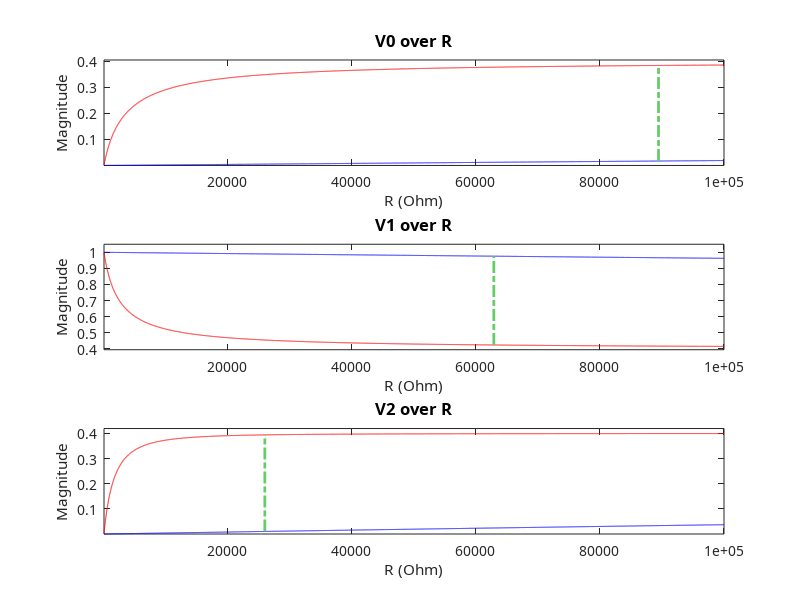
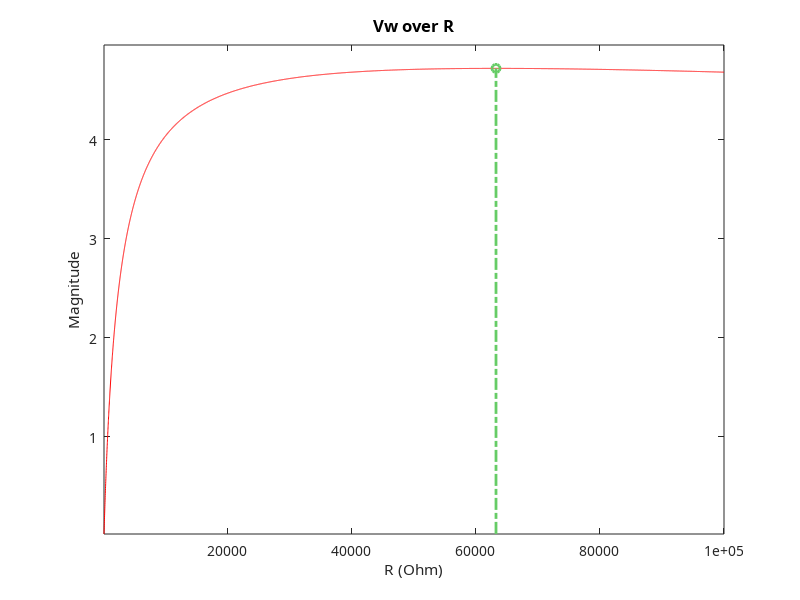

Here is the MATLAB script that generated these plots, in order:
%% Analysis of the circuit of the pressure sensor
%  Author: Julien Biral, Master's Thesis at CNMAT, UC Berkeley
%  Date: 05-11-2014
%  
%  ========================================================================
%  DESCRIPTION:
%  

%% DC Analysis of the sensor circuit
%  This analysis is done to maximize the dynamic of the circuit. In DC, the
%  capacitor C can be replaced by an open-circuit. Maximizing dynamics is
%  thus achieved by choosing the adequate value of the resistor R.
%  Special trick: this analysis uses the star-delta transform to simplify
%  the circuit.

% Clear the workspace of unwated elements
close all;
clear all;
clc;

% =========================== %
% Initialization of variables %
% =========================== %

% Number of points to compute:
N = 10000;

% Power Voltage of the circuit:
% Set to 1 to normalize the value computed during the analysis.
Vd = 1;

% Boundaries of the variable resistor:
RvL = 8e3;
RvH = 5e6;

% Variable resistor array:
% Only the minimum and the maximum values are considered here as the aim is
% to maximize the dynamic of the circuit. Intermediate values are not
% useful for this purpose.
R1 = [RvL, RvH];
R2 = R1;
R3 = R1;
R4 = R1;

% Resistor sweep:
% The sweep is done to calculte the R value which gives the best dynamic
R = 1e5/N : 1e5/N : 1e5;

% Initialization of the voltages arrays:
V0 = zeros(length(R1), length(R));
V1 = zeros(length(R1), length(R));
V2 = zeros(length(R1), length(R));
V3 = zeros(length(R1), length(R));
V4 = zeros(length(R1), length(R));

% =============================== %
% Operating points of the circuit %
% =============================== %

for i = 1:length(R1)
    
    for j = 1:length(R)
        
        % Kennelly's Star-Delta Transformation:
        Rab = ( R2(i)*R3(i) + R(j)*(R2(i)+R3(i)) ) / R(j);
        Rbc = ( R2(i)*R3(i) + R(j)*(R2(i)+R3(i)) ) / R2(i);
        Rac = ( R2(i)*R3(i) + R(j)*(R2(i)+R3(i)) ) / R3(i);
        
        % Kennelly's Delta-Star Transformation:
        Rat = ( Rab * R(j) ) / ( Rab + 2*R(j) );
        Rbt = Rat;
        Rdt = ( R(j)^2 ) / ( Rab + 2*R(j) );
        
        % Bottom parralel resistors:
        Rp1 = ( Rat * (R(j) + R1(i) + Rac) + Rac * (R(j) + R1(i)) ) ...
            / (R(j) + R1(i) + Rac);
        Rp2 = ( Rbt * (R(j) + R4(i) + Rbc) + Rbc * (R(j) + R4(i)) ) ...
            / (R(j) + R4(i) + Rbc);
        
        % Equivalent resistor of the circuit:
        Rtot = ( Rdt * (Rp1 + Rp2) + Rp1*Rp2 ) / (Rp1 + Rp2);
        
        % Currents:
        Idt = Vd / Rtot;
        Ita = Rp2 / (Rp1 + Rp2) * Idt;
        Itb = Rp1 / (Rp1 + Rp2) * Idt;
        I1  = Rac / (R(j) + R1(i) + Rac) * Ita;
        I4  = Rbc / (R(j) + R4(i) + Rbc) * Itb;
        
        % Output voltages:
        V0(i,j) =  R(j) * I1;
        V1(i,j) = (R(j) + R1(i)) * I1;
        V3(i,j) = (R(j) + R4(i)) * I4;
        V4(i,j) =  R(j) * I4;
        V2(i,j) =  R(j) * (V1(i,j)*R3(i) + V3(i,j)*R2(i)) ...
            / (R2(i)*R3(i) + R(j)*R2(i) + R(j)*R3(i));
    end
    
end

% Initialization of the text output:
fprintf(strcat('Pressure Sensor - DC Analysis:\n', ...
    '==============================\n'));

% ======================== %
% Maximization of dynamics %
% ======================== %

% Plot of the output voltages and computation of maximum dynamics points:
set(0,'DefaultAxesFontName', 'Latin Modern')
set(0,'DefaultAxesFontSize', 10)
figure;

% Choose a ratio that zoom or dezoom the plots
ratio = .05;

% V0
subplot(3, 1, 1);
plot(R, V0(1,:), '-r');
hold on;
plot(R, V0(2,:), '-b');
[~, ind] = max( abs(V0(1,:) - V0(2,:)) );
line([R(ind), R(ind)], ...
    [min(V0(1,ind), V0(2,ind)), max(V0(1,ind), V0(2,ind))], ...
    'LineStyle', '-.', 'LineWidth', 2, 'Color', [0.4, 0.8, 0.4]);
hold off;

xlim([R(1), R(length(R))]);
ylim([(1-ratio)*min(min(V0(1,:)), min(V0(2,:))), ...
    (1+ratio)*max(max(V0(1,:)), max(V0(2,:)))]);

title('V0 over R', 'FontSize', 12, 'FontWeight', 'bold');
xlabel('R (Ohm)');
ylabel('Magnitude');

fprintf('V0 - Max dynamic for R = %i\n', R(ind));


% V1
subplot(3, 1, 2);
plot(R, V1(1,:), '-r');
hold on;
plot(R, V1(2,:), '-b');
[~, ind] = max( abs(V1(1,:) - V1(2,:)) );
line([R(ind), R(ind)], ...
    [min(V1(1,ind), V1(2,ind)), max(V1(1,ind), V1(2,ind))], ...
    'LineStyle', '-.', 'LineWidth', 2, 'Color', [0.4, 0.8, 0.4]);
hold off;

xlim([R(1), R(length(R))]);
ylim([(1-ratio)*min(min(V1(1,:)), min(V1(2,:))), ...
    (1+ratio)*max(max(V1(1,:)), max(V1(2,:)))]);

title('V1 over R', 'FontSize', 12, 'FontWeight', 'bold');
xlabel('R (Ohm)');
ylabel('Magnitude');

fprintf('V1 - Ma dynamic for R = %i\n', R(ind));


% V2
subplot(3, 1, 3);
plot(R, V2(1,:), '-r');
hold on;
plot(R, V2(2,:), '-b');
[~, ind] = max( abs(V2(1,:) - V2(2,:)) );
line([R(ind), R(ind)], ...
    [min(V2(1,ind), V2(2,ind)), max(V2(1,ind), V2(2,ind))], ...
    'LineStyle', '-.', 'LineWidth', 2, 'Color', [0.4, 0.8, 0.4]);
hold off;

xlim([R(1), R(length(R))]);
ylim([(1-ratio)*min(min(V2(1,:)), min(V2(2,:))), ...
    (1+ratio)*max(max(V2(1,:)), max(V2(2,:)))]);

title('V2 over R', 'FontSize', 12, 'FontWeight', 'bold');
xlabel('R (Ohm)');
ylabel('Magnitude');

fprintf('V2 - Max dynamic for R = %i\n', R(ind));
fprintf('------------------------------\n');

% Computes the best R value to have the max total dynamic in the circuit
% The '2*' factor in front of V0 and V1 is there to take into account the
% symmetry of V0 and V1 with V4 and V3 respectively.
% Normalization of each outputs:
V0norm = abs( (V0(1,:) - V0(2,:)) / (max(V0(1,:)) - min(V0(2,:))) );
V1norm = abs( (V1(1,:) - V1(2,:)) / (max(V1(2,:)) - min(V1(1,:))) );
V2norm = abs( (V2(1,:) - V2(2,:)) / (max(V2(1,:)) - min(V2(2,:))) );
Vw     = 2 * V0norm + 2 * V1norm + V2norm;

% Plot the voltages weighted sum
figure;
plot(R, Vw, '-r');
[~, ind] = max( Vw );
hold on;
plot(R(ind), Vw(ind), 'o', 'LineWidth', 2, 'Color', [0.4, 0.8, 0.4]);
line([R(ind), R(ind)], [min(Vw), Vw(ind)], ...
    'LineStyle', '-.', 'LineWidth', 2, 'Color', [0.4, 0.8, 0.4]);

xlim([R(1), R(length(R))]);
ylim([(1-ratio)*min(Vw), (1+ratio)*max(Vw)]);

title('Vw over R', 'FontSize', 12, 'FontWeight', 'bold');
xlabel('R (Ohm)');
ylabel('Magnitude');

% Computation of the best R:
fprintf('---> Max dynamic of the circuit for R = %i\n', R(ind));

% ========================= %
% Clearing of the workspace %
% ========================= %

clear I1 I4 Idt Ita Itb N R R1 R2 R3 R4 Rab Rac Rat Rbc Rbt Rdt Rp1 Rp2 ...
    Rtot RvH RvL V0 V0norm V1 V1norm V2 V2norm V3 V4 Vd Vw i ind j ratio;

%% AC Analysis of the sensor circuit
%  The first part of the AC Analysis is to determine the impedance matrix
%  of each two-port network of the circuit. Due to its symmetry, there is
%  two two-port networks to consider: the first one is the low-pass filter
%  part of the sensor and the second one is the low-pass at the input of
%  the ADC converter.
